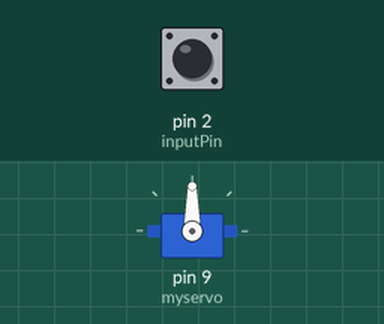
This sketch was run on a simulated Arduino Uno, built with avr-gcc and run on an emulated ATmega328P. Parts: servo. The inputs (shaded band) are chosen by the test bench; at power-on: pin 2 (inputPin) HIGH.

Above: at 1.2 s.
1.3 s: pin 2 (inputPin) pulled LOW for 0.15 s
At 1.38 s:
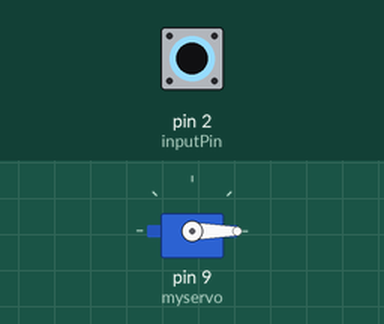
2.9 s: pin 2 (inputPin) pulled LOW for 3.2 s
At 6.6 s:
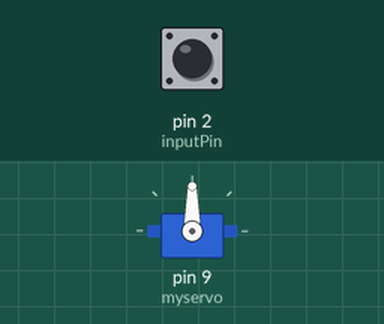
Timing chart, 0 to 8.1 s (numbered marks = the images above; inputs shaded):
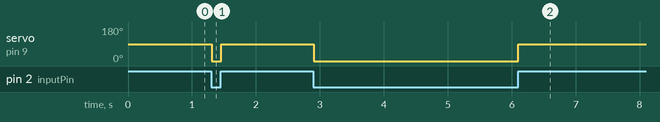

The sketch:

Servo_Control.ino
```cpp
#include <Servo.h>

Servo myservo;
const int inputPin = 2;

void setup() {
  myservo.attach(9);
  pinMode(inputPin, INPUT_PULLUP);
}

void loop() {

  int inputValue = digitalRead(inputPin);

  if (inputValue == LOW) {
    myservo.write(0);
  }

  else if (inputValue == HIGH) {
    myservo.write(90);
  }

  delay(15);
}
```

Measured:
- after the input at 1.3 s, servo on pin 9 (myservo): 90° → 0° at once, → 90° 0.15 s later
- after the input at 2.9 s, servo on pin 9 (myservo): 90° → 0° at once, → 90° 3.2 s later
